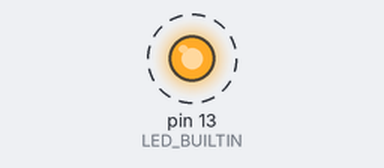
Bench run of a sketch on a simulated Arduino Uno, built with avr-gcc and run on an emulated ATmega328P. Parts: output pins drawn as LEDs (lit = HIGH). Dashed ring = blinking.

Above: at 0.5 s.
Timing chart, 0 to 4.6 s (numbered marks = the images above):
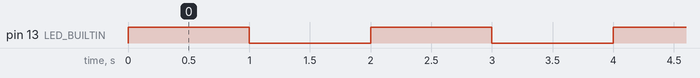

Measured:
- by itself, pin 13 (LED_BUILTIN): alternates HIGH for 1.0 s and LOW for 1.0 s

The sketch:

static.ino
```cpp
/*
1.
void setup(){
  pinMode(LED_BUILTIN,OUTPUT);
}
bool flag = true;
void loop(){
  digitalWrite(LED_BUILTIN, flag);
  flag = !flag;
  delay(1000);
}

2.
void setup(){
  pinMode(LED_BUILTIN,OUTPUT);
}
void loop(){
  static bool flag = true;
  digitalWrite(LED_BUILTIN, flag);
  flag = !flag;
  delay(1000);
}

3.
void setup(){
  pinMode(LED_BUILTIN,OUTPUT);
}
void loop(){
  bool flag = true;
  digitalWrite(LED_BUILTIN, flag);
  flag = !flag;
  delay(1000);
}
*/

// the setup function runs once when you press reset or power the board
void setup(){
  pinMode(LED_BUILTIN,OUTPUT);
}
bool flag = true;
void loop(){
  digitalWrite(LED_BUILTIN, flag);
  flag = !flag;
  delay(1000);
}
```
